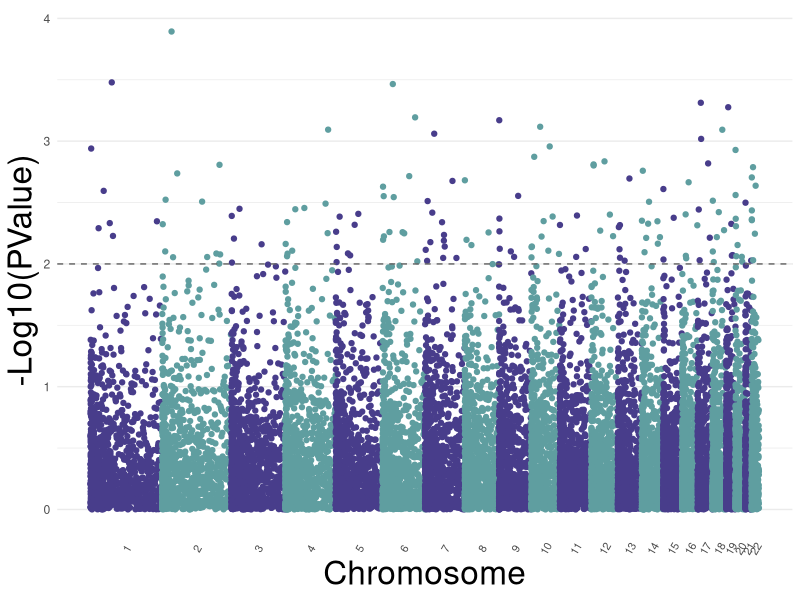

The R script that drew this image:
## ---- chunk 1
library(tidyverse)
library(conflicted)

filter <- dplyr:: filter

knitr::opts_chunk$set(echo = TRUE)
## ---- chunk 2
# Make a column for the chromosome. There are an uneven number of fake 
# positions on each chromosome to roughly reflect the uneven sizes of the 
# actual chromosomes. Autosomal chromosomes only because I got tired of typing
# and you frequently only do the autosomal chromosomes anyway.
data <- tibble(chr = c(rep('chr1', 1000), rep('chr2', 975), rep('chr3', 950),
                       rep('chr4', 925), rep('chr5', 900), rep('chr6', 875),
                       rep('chr7', 850), rep('chr8', 825), rep('chr9', 775),
                       rep('chr10', 750), rep('chr11', 800), rep('chr12', 725),
                       rep('chr13', 700), rep('chr14', 675), rep('chr15', 650),
                       rep('chr16', 625), rep('chr17', 600), rep('chr18', 575),
                       rep('chr19', 550), rep('chr20', 525),
                       rep('chr21', 475), rep('chr22', 500)),
# Simulate the positions from a random uniform distribution.
               start = c(runif(1000, min = 10000, max = 248856422), # chr1
                         runif(975, min = 10000, max = 242093529),  # chr2
                         runif(950, min = 10000, max = 198195559),  # chr3
                         runif(925, min = 10000, max = 190114555),  # chr4
                         runif(900, min = 10000, max = 181438259),  # chr5
                         runif(875, min = 10000, max = 170705979),  # chr6
                         runif(850, min = 10000, max = 159245973),  # chr7
                         runif(825, min = 10000, max = 145038636),  # chr8
                         runif(775, min = 10000, max = 138294717),  # chr9
                         runif(750, min = 10000, max = 133697422),  # chr10
                         runif(800, min = 10000, max = 134986622),  # chr11
                         runif(725, min = 10000, max = 133175309),  # chr12
                         runif(700, min = 10000, max = 114264328),  # chr13
                         runif(675, min = 10000, max = 106943718),  # chr14
                         runif(650, min = 10000, max = 101891189),  # chr15
                         runif(625, min = 10000, max = 90238345),   # chr16
                         runif(600, min = 10000, max = 83157441),   # chr17
                         runif(575, min = 10000, max = 80273285),   # chr18
                         runif(550, min = 10000, max = 58517616),   # chr19
                         runif(525, min = 10000, max = 64344167),   # chr20
                         runif(475, min = 10000, max = 46609983),   # chr21
                         runif(500, min = 10000, max = 50718468)),  # chr22
# Simulate the results of a hypothesis test by randomly sampling from a normal
# distribution and making a fake t statistic.
               tstat = rnorm(16225),
# Transform the simulated t statisics into pvalues.
               pvalue = pnorm(tstat))
## ---- chunk 3
data %>%
# Need to make the chromosomes factors so they sort in the correct order, chr1, 
# chr2, chr3, ... , instead of chr1, chr10, chr11
  mutate(chr = factor(chr, 
                      levels = c('chr1', 'chr2', 'chr3', 'chr4', 'chr5',
                                 'chr6', 'chr7', 'chr8', 'chr9', 'chr10',
                                 'chr11', 'chr12', 'chr13', 'chr14',
                                 'chr15', 'chr16', 'chr17', 'chr18',
                                 'chr19', 'chr20', 'chr21', 'chr22')),
# log the pvalues for plotting
         log_pvalue = -log10(pvalue)) %>%
# Arrange by the factor chromosomes, then the start, so the cumulative start
# position is calculated in the correct order.
  arrange(chr, start) %>%
# Add on a column with the cumulative start position for each data point. Used 
# the idea of the cumulative from Daniel Roelf's blog post (link above), but
# found the cumsum() function through this post http://www.sthda.com/english/articles/17-tips-tricks/57-dplyr-how-to-add-cumulative-sums-by-groups-into-a-data-framee/
  mutate(cum_start = cumsum(start)) -> data_man_wrangled
## ---- chunk 4
data_man_wrangled %>%
# Group by chromosome and calculate the central position for each chromsome to
# give the nicely centered position for each chromosome label.
  group_by(chr) %>%
  summarise(cum_start = ((max(cum_start) + min(cum_start)) / 2)) %>%
  ungroup() %>%
# Remove the chr prefix from the chromosome names since it gets crowded once 
# the chromosomes get smaller and the numbers alone will fit better.
  separate(chr, into = c('prefix', 'chr'), sep = 3) -> man_x_labels
## ---- chunk 5
# Plot with the cumulative start on the x-axis and the -log10 pvalues on the y axis
ggplot(data_man_wrangled, aes(x = cum_start, y = log_pvalue)) +
# Color by chromosome
  geom_point(aes(color = chr)) +
# Manually specify the chromosome colors. Here they're striped like a classic
# manhattan plot
  scale_color_manual(values = rep(c('darkslateblue', 'cadetblue'), 11)) +
# Add a significance threshold line. Here it's entirely arbitrary.
  geom_hline(yintercept = -log10(0.01), linetype = 'dashed', color = 'gray40') +
# Using scale_x_continuous(), you can set custom labels for the x axis. 
# Specify the names (labels) of the custom x-axis labels and their positions 
# (breaks) in scale_x_continuous().
  scale_x_continuous(label = man_x_labels$chr, 
                     breaks = man_x_labels$cum_start) +
# set the axis names
  labs(x = 'Chromosome', y = '-Log10(PValue)') +
# theme_minimal() looks better and more like a classic manhattan plot in my 
# (and Daniel Roelf's) opinion because there isn't a gap between the x-axis and
# the points
  theme_minimal() +
# No legend
  theme(legend.position = 'none',
# get rid of a lot of the background grid that comes with theme_minimal(),
# because it's uneven and doesn't look good with the different chromosome sizes
       panel.border = element_blank(),
       panel.grid.major.x = element_blank(),
       panel.grid.minor.x = element_blank(),
# Set the size and the angle of the chromosome names, especially to make them 
# readable in the crowded smaller chromosomes
       axis.text.x = element_text(angle = 60, size = 8, vjust = 0.5),
# Make the axis names larger
       axis.title = element_text(size = 24))
